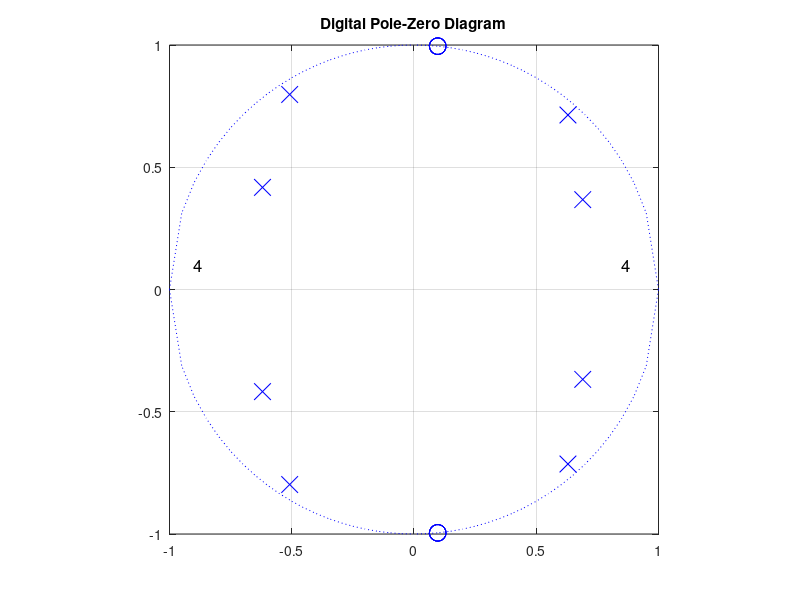
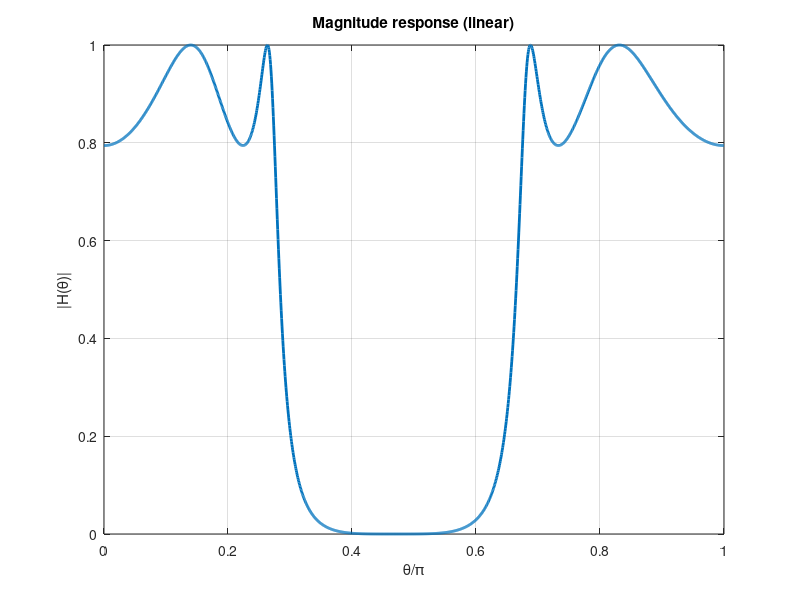
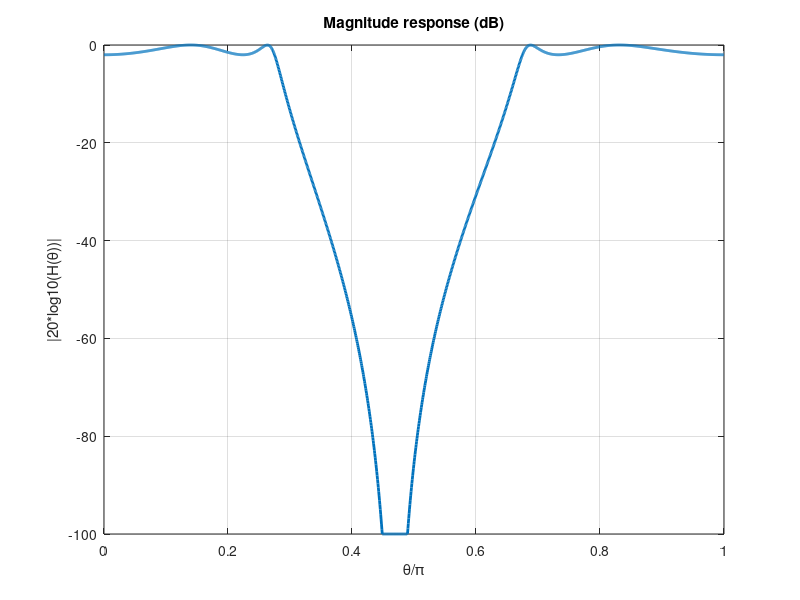
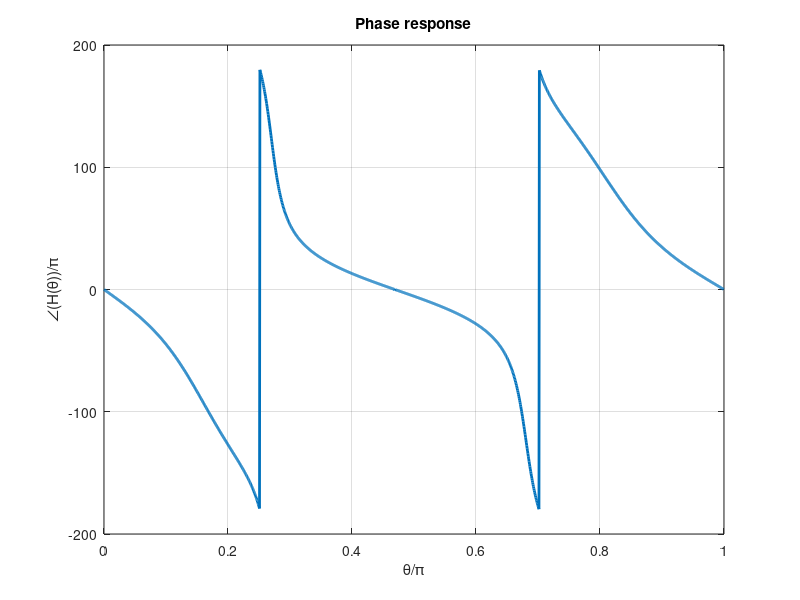

Write MATLAB code to recreate these figures, in order.
clear all;format long;clc;
Ap=2;As=45;
f1=1100;f2=1600;f3=2100;f4=2700;fsampling=8000;

excess='stop';
% excess='pass';

%Digital Cutoff Frequencies (Step 1)
theta1=2*pi*f1/fsampling
theta2=2*pi*f2/fsampling
theta3=2*pi*f3/fsampling
theta4=2*pi*f4/fsampling

%Prewarping (Step 2)
w1=2*fsampling*tan(theta1/2)
w2=2*fsampling*tan(theta2/2)
w3=2*fsampling*tan(theta3/2)
w4=2*fsampling*tan(theta4/2)

%Backward Transformation (Step 3)
Ws1=w2*(w4-w1)/(w1*w4-w2^2)
Ws2=w3*(w4-w1)/(w3^2-w1*w4)
Wp=1
Ws=min(abs(Ws1),abs(Ws2))

%Cutoff frequency adjustments to meet the excess tolerance requirements.
w2a=w2;w3a=w3;
if abs(Ws1)>abs(Ws2)
    w2a=w1*w4/w3;
else
    w3a=w1*w4/w2;
end
w2a
w3a
theta2a=2*atan(w2a/(2*fsampling))
theta3a=2*atan(w3a/(2*fsampling))

%Order of the Normalized Lowpass Filter (Step 4)
n=acosh(sqrt((10^(0.1*As)-1)/(10^(0.1*Ap)-1)))/acosh(Ws)
n=ceil(n)
e=sqrt(10^(0.1*Ap)-1)

%Recalculation of Ap, As, e
Ap1=Ap;
As1=As;
e1=e;
if excess == lower('pass')
    Ap1=10*log10(1+(10^(0.1*As)-1)/cosh(n*acosh(Ws))^2);
    e1=sqrt(10^(0.1*Ap1)-1);
else
    As1=10*log10(1+(10^(0.1*Ap)-1)*cosh(n*acosh(Ws))^2);
end   
Ap1
As1
e1

%Poles and Zeros of the Normalized Lowpass Filter (Step 5)
a=(1/n)*asinh(1/sqrt(10^(0.1*Ap1)-1))
k=0:ceil((n-3)/2);
Sa=-sinh(a)*sin(pi*(2*k+1)/(2*n))+j*cosh(a)*cos(pi*(2*k+1)/(2*n));
Sa=[Sa,conj(Sa)];
Sa=cplxpair(Sa);
Sb=reshape(Sa,[2,ceil((n-1)/2)]);
S=Sa;
if rem(n,2)==1 S=[-sinh(a),Sa]; end
S

SZ=inf*ones(1,n)

%Poles and Zeros of the Frequency Transformed Bandpass Filter (Step 6)
s1=(1./(2*S)).*(w4-w1+sqrt((w4-w1)^2-4*w1*w4*S.^2));
s2=(1./(2*S)).*(w4-w1-sqrt((w4-w1)^2-4*w1*w4*S.^2));
s=[s1,s2];
s=cplxpair(s)

sza1=j*sqrt(w1*w4);
sza2=-j*sqrt(w1*w4);
sza=[sza2,sza1,sza2,sza1,sza2,sza1,sza2,sza1];
sa2=reshape(s,[2,n]);
sz=sza
%Poles and Zeros of the Digital Filter (Step 7)
p=(2*fsampling+s)./(2*fsampling-s)
z=(2*fsampling+sz)./(2*fsampling-sz)
p1=reshape(p,[2,n]);
z1=reshape(z,[2,n]);

%Second Order Sections (Step 8)
DenSOS=[ones(1,n);-sum(p1);prod(p1)]
NumSOS=[ones(1,n);-sum(z1);prod(z1)]
%Finding the Constant Term b0 (Step 9)
wp=sqrt(w2*w3)
thetap=2*atan(wp/(2*fsampling))
Q=exp(-1j*[0:2]'*thetap);
b0a=sum(DenSOS)./sum(NumSOS)
b0b=prod(b0a);
if rem(n,2)==0 b0=b0b*10^(-0.05*Ap1); else b0=b0b; end
%if rem(n,2)==0 & excess=='pass' b0=b0b/sqrt(1+epsilon^2); end
b0
Den=poly(p)
Num=poly(z)
singleb0=b0
%Plots
x=-1:0.05:1;
ty=sqrt(1-x.^2);
figure(1);
plot(x,ty,':b',x,-ty,':b');
hold on;
plot(real(p),imag(p),'bx','MarkerSize',12);hold on;
plot(real(z),imag(z),'bo','MarkerSize',12);grid on;
axis([-1,1,-1,1]);axis square;
nstr=num2str(n);
text(0.85,0.1,nstr,'FontSize',12);
text(-0.9,0.1,nstr,'FontSize',12);
title('Digital Pole-Zero Diagram');hold off;
theta=0:0.002:pi;
Q=exp(-1j*[0:2]'*theta);
H=singleb0*Num*exp(-j*[0:length(Num)-1]'*theta) ...
./(Den*exp(-j*[0:length(Den)-1]'*theta));
figure(2);plot(theta/pi,abs(H),'LineWidth',2);grid on;
xlabel('\theta/\pi');ylabel('|H(\theta)|');
title('Magnitude response (linear)');
Mag=20*log10(abs(H));
Th=-100;
Mag=(Mag >= Th).*Mag + Th*(Mag < Th);
figure(3);plot(theta/pi,Mag,'LineWidth',2);grid on;
xlabel('\theta/\pi');ylabel('|20*log10(H(\theta))|');
title('Magnitude response (dB)');
figure(4);plot(theta/pi,angle(H)*180/pi,'LineWidth',2);grid on;
xlabel('\theta/\pi');ylabel('\angle(H(\theta))/\pi');
title('Phase response');
%Verify (Step 10)
H0=abs(H(1))
H1=abs(H(length(H)))
wo=sqrt(w2*w3)
thetao=2*atan(wo/(2*fsampling));
thetac=[theta1,theta2,theta2a,theta3,theta3a,theta4,thetao];
Qc=exp(-j*[0:2]'*thetac);
Hc=singleb0*Num*exp(-j*[0:length(Num)-1]'*thetac) ...
./(Den*exp(-j*[0:length(Den)-1]'*thetac));
Hc=20*log10(abs(Hc))
Ap1
As1
